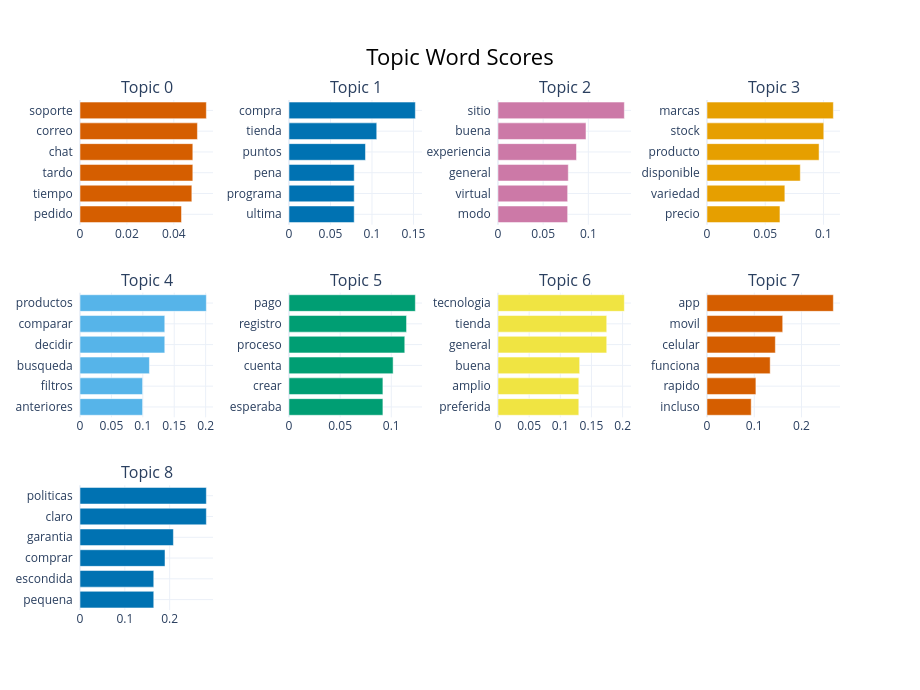

Write notebook code for a chart like this one.
### Markdown cell above
### Visualizaciones

Son gráficos interactivos de Plotly. Los guardamos también como HTML en
`salidas/`.

### Code cell
fig = topic_model.visualize_barchart(top_n_topics=10, n_words=6, width=230, height=230)
fig.write_html(SALIDAS / "bertopic_barchart.html", include_plotlyjs="cdn")
fig.show()

### Figure 1 — Plotly figure (JSON) as saved in the notebook; plotly's stock layout.template omitted (floating-point values rounded to 4 significant figures)
{"data": [{"marker": {"color": "#D55E00"}, "orientation": "h", "type": "bar", "x": [0.04329, 0.04769, 0.04811, 0.04811, 0.05007, 0.05388], "xaxis": "x", "y": ["pedido  ", "tiempo  ", "tardo  ", "chat  ", "correo  ", "soporte  "], "yaxis": "y"}, {"marker": {"color": "#0072B2"}, "orientation": "h", "type": "bar", "x": [0.07858, 0.07858, 0.07858, 0.09215, 0.1057, 0.1523], "xaxis": "x2", "y": ["ultima  ", "programa  ", "pena  ", "puntos  ", "tienda  ", "compra  "], "yaxis": "y2"}, {"marker": {"color": "#CC79A7"}, "orientation": "h", "type": "bar", "x": [0.07709, 0.07709, 0.0778, 0.08689, 0.09739, 0.1399], "xaxis": "x3", "y": ["modo  ", "virtual  ", "general  ", "experiencia  ", "buena  ", "sitio  "], "yaxis": "y3"}, {"marker": {"color": "#E69F00"}, "orientation": "h", "type": "bar", "x": [0.06264, 0.06685, 0.08012, 0.09624, 0.1003, 0.1085], "xaxis": "x4", "y": ["precio  ", "variedad  ", "disponible  ", "producto  ", "stock  ", "marcas  "], "yaxis": "y4"}, {"marker": {"color": "#56B4E9"}, "orientation": "h", "type": "bar", "x": [0.09966, 0.09966, 0.1105, 0.135, 0.135, 0.2011], "xaxis": "x5", "y": ["anteriores  ", "filtros  ", "busqueda  ", "decidir  ", "comparar  ", "productos  "], "yaxis": "y5"}, {"marker": {"color": "#009E73"}, "orientation": "h", "type": "bar", "x": [0.09182, 0.09182, 0.1018, 0.1132, 0.1149, 0.1235], "xaxis": "x6", "y": ["esperaba  ", "crear  ", "cuenta  ", "proceso  ", "registro  ", "pago  "], "yaxis": "y6"}, {"marker": {"color": "#F0E442"}, "orientation": "h", "type": "bar", "x": [0.1297, 0.1297, 0.1311, 0.1745, 0.1745, 0.2028], "xaxis": "x7", "y": ["preferida  ", "amplio  ", "buena  ", "general  ", "tienda  ", "tecnologia  "], "yaxis": "y7"}, {"marker": {"color": "#D55E00"}, "orientation": "h", "type": "bar", "x": [0.09354, 0.1035, 0.1337, 0.1447, 0.1602, 0.2674], "xaxis": "x8", "y": ["incluso  ", "rapido  ", "funciona  ", "celular  ", "movil  ", "app  "], "yaxis": "y8"}, {"marker": {"color": "#0072B2"}, "orientation": "h", "type": "bar", "x": [0.1645, 0.1645, 0.1896, 0.2083, 0.2818, 0.2818], "xaxis": "x9", "y": ["pequena  ", "escondida  ", "comprar  ", "garantia  ", "claro  ", "politicas  "], "yaxis": "y9"}], "layout": {"annotations": [{"font": {"size": 16}, "showarrow": false, "text": "Topic 0", "x": 0.0875, "xanchor": "center", "xref": "paper", "y": 1, "yanchor": "bottom", "yref": "paper"}, {"font": {"size": 16}, "showarrow": false, "text": "Topic 1", "x": 0.3625, "xanchor": "center", "xref": "paper", "y": 1, "yanchor": "bottom", "yref": "paper"}, {"font": {"size": 16}, "showarrow": false, "text": "Topic 2", "x": 0.6375, "xanchor": "center", "xref": "paper", "y": 1, "yanchor": "bottom", "yref": "paper"}, {"font": {"size": 16}, "showarrow": false, "text": "Topic 3", "x": 0.9125, "xanchor": "center", "xref": "paper", "y": 1, "yanchor": "bottom", "yref": "paper"}, {"font": {"size": 16}, "showarrow": false, "text": "Topic 4", "x": 0.0875, "xanchor": "center", "xref": "paper", "y": 0.6222, "yanchor": "bottom", "yref": "paper"}, {"font": {"size": 16}, "showarrow": false, "text": "Topic 5", "x": 0.3625, "xanchor": "center", "xref": "paper", "y": 0.6222, "yanchor": "bottom", "yref": "paper"}, {"font": {"size": 16}, "showarrow": false, "text": "Topic 6", "x": 0.6375, "xanchor": "center", "xref": "paper", "y": 0.6222, "yanchor": "bottom", "yref": "paper"}, {"font": {"size": 16}, "showarrow": false, "text": "Topic 7", "x": 0.9125, "xanchor": "center", "xref": "paper", "y": 0.6222, "yanchor": "bottom", "yref": "paper"}, {"font": {"size": 16}, "showarrow": false, "text": "Topic 8", "x": 0.0875, "xanchor": "center", "xref": "paper", "y": 0.2444, "yanchor": "bottom", "yref": "paper"}], "height": 690, "hoverlabel": {"bgcolor": "white", "font": {"family": "Rockwell", "size": 16}}, "showlegend": false, "title": {"font": {"color": "Black", "size": 22}, "text": "Topic Word Scores", "x": 0.5, "xanchor": "center", "yanchor": "top"}, "width": 920, "xaxis": {"anchor": "y", "domain": [0, 0.175], "showgrid": true}, "xaxis10": {"anchor": "y10", "domain": [0.275, 0.45], "showgrid": true}, "xaxis11": {"anchor": "y11", "domain": [0.55, 0.725], "showgrid": true}, "xaxis12": {"anchor": "y12", "domain": [0.825, 1], "showgrid": true}, "xaxis2": {"anchor": "y2", "domain": [0.275, 0.45], "showgrid": true}, "xaxis3": {"anchor": "y3", "domain": [0.55, 0.725], "showgrid": true}, "xaxis4": {"anchor": "y4", "domain": [0.825, 1], "showgrid": true}, "xaxis5": {"anchor": "y5", "domain": [0, 0.175], "showgrid": true}, "xaxis6": {"anchor": "y6", "domain": [0.275, 0.45], "showgrid": true}, "xaxis7": {"anchor": "y7", "domain": [0.55, 0.725], "showgrid": true}, "xaxis8": {"anchor": "y8", "domain": [0.825, 1], "showgrid": true}, "xaxis9": {"anchor": "y9", "domain": [0, 0.175], "showgrid": true}, "yaxis": {"anchor": "x", "domain": [0.7556, 1], "showgrid": true}, "yaxis10": {"anchor": "x10", "domain": [0, 0.2444], "showgrid": true}, "yaxis11": {"anchor": "x11", "domain": [0, 0.2444], "showgrid": true}, "yaxis12": {"anchor": "x12", "domain": [0, 0.2444], "showgrid": true}, "yaxis2": {"anchor": "x2", "domain": [0.7556, 1], "showgrid": true}, "yaxis3": {"anchor": "x3", "domain": [0.7556, 1], "showgrid": true}, "yaxis4": {"anchor": "x4", "domain": [0.7556, 1], "showgrid": true}, "yaxis5": {"anchor": "x5", "domain": [0.3778, 0.6222], "showgrid": true}, "yaxis6": {"anchor": "x6", "domain": [0.3778, 0.6222], "showgrid": true}, "yaxis7": {"anchor": "x7", "domain": [0.3778, 0.6222], "showgrid": true}, "yaxis8": {"anchor": "x8", "domain": [0.3778, 0.6222], "showgrid": true}, "yaxis9": {"anchor": "x9", "domain": [0, 0.2444], "showgrid": true}}}
